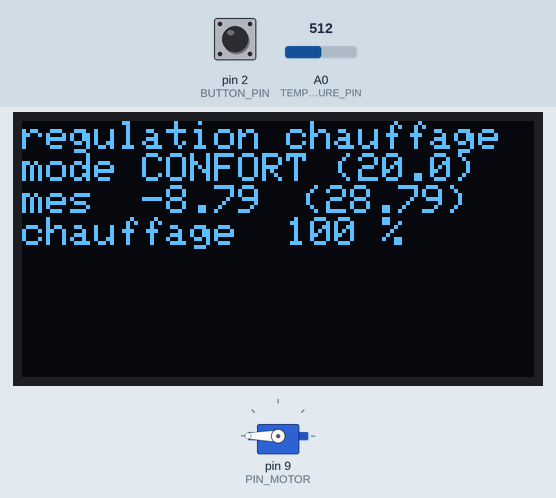
Recording of a sketch running on a simulated Arduino Nano, built with avr-gcc and run on an emulated ATmega328P. Shown: servo, 128×64 one-colour display. The test bench sets the inputs (shaded band); at power-on: pin 2 (BUTTON_PIN) LOW, A0 (TEMPERATURE_PIN) = 512. What the sketch prints to the serial monitor is not drawn.

Above: at 1.3 s.
1.4 s: pin 2 (BUTTON_PIN) pulled HIGH for 0.15 s
At 2.8 s:
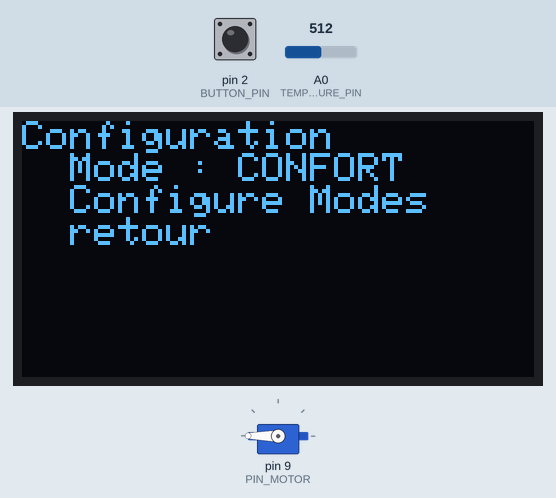
4.7 s: pin 2 (BUTTON_PIN) pulled HIGH for 0.15 s
At 5.7 s:
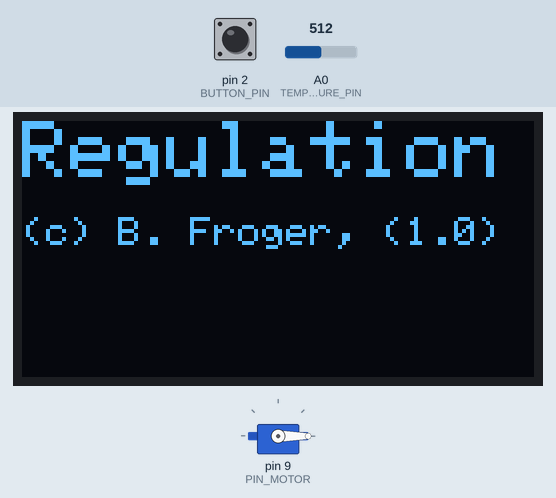
6.4 s: A0 (TEMPERATURE_PIN) set to 90
At 8.2 s:
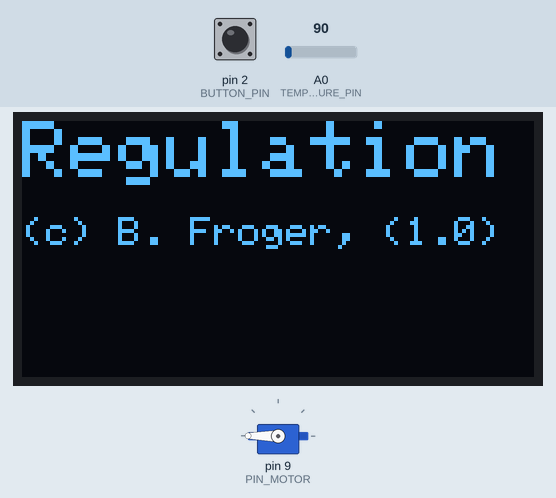
8.6 s: A0 (TEMPERATURE_PIN) set to 451
11.7 s: A0 (TEMPERATURE_PIN) set to 463
13.6 s: pin 2 (BUTTON_PIN) pulled HIGH for 0.15 s
At 14.2 s:
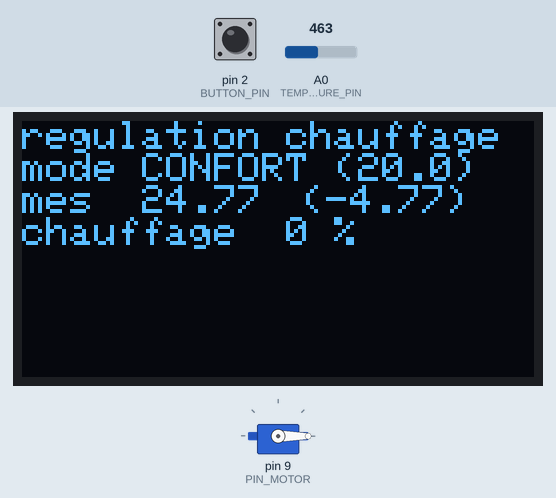
Timing chart, 0 to 16.6 s (numbered marks = the images above; inputs shaded):
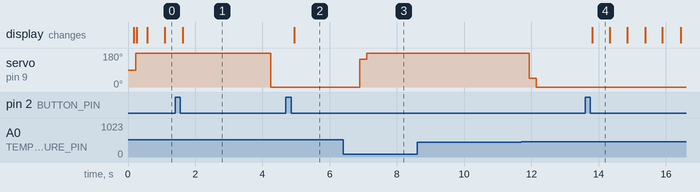

The sketch:

regulationChaudiereFuel.ino
```cpp
//
//  Regulation chaudiere fuel
//
//  Created by    : Bruno FROGER
//  creation date : 2018-12-02
//
// Pour Arduino Nano
// processeur ATMega328P (old Bootloader)
//

#include <arduino.h>
#include <Adafruit_GFX.h>
#include <Adafruit_SSD1306.h>

#include "variables.hpp"


SensorClass tempSensor;
//SensorClass consigne;
//SensorClass chaudiereSortie;
//SensorClass chaudiereRetour;
SensorClass tempExterieure;
Regulation regulation;
myDisplay display;

//*********************************************
//*
//*       S E T U P
//*
//*********************************************
void setup() {

  // initialize serial communication
  Serial.begin(38400);
  int timeoutInitSerial = 100;
  while (timeoutInitSerial-- > 0)
  {
    if (Serial)
      break;
    delay(10);
  }
  Serial.println("Serial initialized");

  tempSensor.init("tempInerieure",TEMPERATURE_PIN, TEMPERATURE_LOOP_DELAY,TEMPERATURE_NB_MOYENNE);
  //consigne.init(CONSIGNE_PIN, CONSIGNE_LOOP_DELAY, CONSIGNE_NB_MOYENNE);
  regulation.init();
  display.init();

}

//*********************************************
//*
//*       L O O P
//*
//*********************************************
void loop() {

  tempSensor.execute();
  //consigne.execute();
  regulation.execute();

  display.update();
  display.checkButton();

  delay(MAIN_LOOP_DELAY);
}
```

afficheur.cpp
```cpp
//   afficheur.cpp

#include <arduino.h>
#include "variables.hpp"

//*********************************************
//*
//*       Constructor
//*
//*********************************************
myDisplay::myDisplay()
{
}

//*********************************************
//*
//*       Destructor
//*
//*********************************************
myDisplay::~myDisplay()
{
}

//*********************************************
//*
//*       afficheurInit
//*
//*********************************************
void myDisplay::init(void){
    //Serial.println("afficheur init : debut");
    // by default, we'll generate the high voltage from the 3.3v line internally! (neat!)
    display.begin(SSD1306_SWITCHCAPVCC, 0x3C);  // initialize with the I2C addr 0x3C (for the 128x32)

    display.setTextColor(WHITE);
    buttonIsPressed = 0;
    displayMode=2;
    //Serial.println("afficheur init : fin");
}

//*********************************************
//*
//*       checkButton
//*
//*********************************************
void myDisplay::checkButton(void){
    int stateButton = digitalRead(BUTTON_PIN);
    if (stateButton == 1 && buttonIsPressed == 0){
        // le bouton est appuyé
        buttonIsPressed = 1;
        buttonPushDuration=millis();
        //Serial.println("appui bouton");
    }else if (stateButton == 0 && buttonIsPressed == 1){
        //Serial.println("bouton relaché");
        buttonIsPressed = 0;
        buttonPushDuration= millis() - buttonPushDuration;
        if (buttonPushDuration >= DUREE_APPUI_LONG){
            buttonLongPressed = true;
            Serial.println("appui long");
        } else {
            buttonLongPressed = false;
            Serial.println("appui court");
        }
        //Serial.print("Duree appui : ");
        //Serial.println(buttonPushDuration);
        if (buttonLongPressed){
            // appui long on passe a la dizaine
            displayMode = 10 * displayMode + 1;
        } else{
            // appui long on incremente de 10
            displayMode++;
        }
        Serial.print("display mode : ");
        Serial.println(displayMode);
    }
}

char tmp[10];
//*********************************************
//*
//*       AffTemperature
//*
//*********************************************
char * myDisplay::affTemperature(int valeur){
    boolean negatif = false;
    if (valeur < 0){
        valeur = -valeur;
        negatif = true;
    }
    int tmp1 = valeur / 100;
    int tmp2 = valeur - (tmp1 * 100);
    if (negatif){
        sprintf(tmp,"-%d.%d",tmp1,tmp2);
    }else{
        sprintf(tmp,"%d.%d",tmp1,tmp2);
    }
    //Serial.println(tmp);
    return tmp;
}

//*********************************************
//*
//*       DisplayValeurs
//*
//*********************************************
void myDisplay::displayValeurs(void){
    display.clearDisplay();
    int valConsigne = regulation.getModeConsigne();
    String modeName = regulation.getModeName();
    int mesure = tempSensor.getValue();
    int difference = valConsigne - mesure;
    int cdeMoteur = regulation.getCommandeChauffage();

    display.setTextSize(1);

    display.setCursor(0,0);
    display.println("regulation chauffage");

    display.setCursor(0,8);
    display.print("mode ");
    display.print(modeName);

    display.print(" (");
    display.print(affTemperature(valConsigne));
    display.println(")");

    display.setCursor(0,16);
    display.print("mes  ");
    display.println(affTemperature(mesure));

    display.setCursor(64,16);
    display.print(" (");
    display.print(affTemperature(difference));
    display.println(")");

    display.setCursor(0,24);
    display.print("chauffage  ");
    display.print(cdeMoteur);

    display.println(" %");

    display.display();
}


//*********************************************
//*
//*       DisplayBanniere
//*
//*********************************************
void myDisplay::displayBanniere(void){
    display.clearDisplay();

    display.setTextSize(2);
    display.setCursor(0,0);
    display.println("Regulation");

    display.setTextSize(1);
    display.setCursor(0,24);
    display.print("(c) B. Froger, (");
    display.print(VERSION);
    display.println(")");

    display.display();
}

//*********************************************
//*
//*       displayModeEco
//*
//*********************************************
/*void myDisplay::displayModeEco(void){
    display.clearDisplay();

    display.setTextSize(1);
    display.setCursor(0,0);
    display.println("Mode ECO");


    display.display();
}*/

//*********************************************
//*
//*       displayModeConfort
//*
//*********************************************
/*void myDisplay::displayModeConfort(void){
    display.clearDisplay();

    display.setTextSize(1);
    display.setCursor(0,0);
    display.println("Mode CONFORT");


    display.display();
}*/

//*********************************************
//*
//*       displayConfig
//*
//*********************************************
void myDisplay::displayConfig(void){
    display.clearDisplay();

    display.setTextSize(1);
    display.setCursor(0,0);
    display.println("Configuration");
    display.setCursor(0,8);
    if (displayMode == 31){
        display.print("* ");
    }else{
        display.print("  ");
    }
    display.print("Mode : ");
    display.println(regulation.getModeName());
    display.setCursor(0,16);
    if (displayMode == 32){
        display.print("* ");
    }else{
        display.print("  ");
    }
    display.println("Configure Modes");
    display.setCursor(0,24);
    if (displayMode == 33){
        display.print("* ");
    }else{
        display.print("  ");
    }
    display.println("retour");

    display.display();
}


//*********************************************
//*
//*       MenuConfigureModes
//*
//*********************************************
void myDisplay::MenuConfigureModes(void){
    display.clearDisplay();

    display.setTextSize(1);
    display.setCursor(0,0);
    display.println("Configuration");
    display.setCursor(0,8);
    if (displayMode == 321){
        display.print("* ");
    }else{
        display.print("  ");
    }
    display.println("Mode CONFORT");
    display.setCursor(0,16);
    if (displayMode == 322){
        display.print("* ");
    }else{
        display.print("  ");
    }
    display.println("Mode ECO");
    display.setCursor(0,24);
    if (displayMode == 323){
        display.print("* ");
    }else{
        display.print("  ");
    }
    display.println("retour");

    display.display();
}

//*********************************************
//*
//*       configureMode
//*
//*********************************************
void myDisplay::configureMode(int mode){
    display.clearDisplay();
    int consigne = regulation.getModeConsigne(mode);
    String nom = regulation.getModeName(mode);
    char sens = regulation.getModeSens(mode);
    int increment = regulation.getModeIncrement(mode);
    display.setTextSize(1);
    display.setCursor(0,0);
    if (displayMode == 3210){
        display.print("* ");
    }else{
        display.print("  ");
    }
    display.print("Mode ");
    display.println(nom);

    display.setCursor(0,8);
    if (displayMode == 3211){
        display.print("* ");
    }else{
        display.print("  ");
    }
    display.print("Consigne = ");
    display.println(consigne);

    display.setCursor(0,16);
    if (displayMode == 3212){
        display.print("* ");
    }else{
        display.print("  ");
    }
    display.print("sens ");
    display.println(sens);

    display.setCursor(0,24);
    if (displayMode == 3213){
        display.print("* ");
    }else{
        display.print("  ");
    }
    display.print("increment ");
    display.println(increment);

    display.display();
}

//*********************************************
//*
//*       update
//*
//*********************************************
void myDisplay::update(void){
    switch(displayMode){
        case 0 : // affichage de la banniere
            displayBanniere();
            displayMode=1;
            break;
        case 1 : // n'affiche rien si banniere affichee
            break;
        case 2 : // ecran des valeurs de regulation
            displayValeurs();
            break;
        //*********************************************
        // gestion du menu de configuration
        //*********************************************
        case 3 : // menu de configuration aucune ligne selectionnée
        case 31 : // menu de configuration ligne 1 selectionnnée
        case 32 : // menu de configuration ligne 2 selectionnnée
        case 33 : // menu de configuration ligne 3 selectionnnée
            displayConfig();
            break;
        case 34 : // en fin de menu configuration on repasse au debut
            displayMode = 31; // on repasse sur ligne 1 du menu
            break;
        case 311 : // appui long sur ligne 1 du menu de configuration (switch mode)
            // on switch la regulation du mode CONFORT (jour) au mode ECO (nuit)
            regulation.switchMode();
            displayMode=31;
            break;
        case 320 : // menu configuration des modes
        case 321 : // menu configuration des modes ligne 1 selectionnée
        case 322 : // menu configuration des modes ligne 2  selectionnée
        case 323 : // menu configuration des modes ligne 3 selectionnée
            MenuConfigureModes();
            break;
        case 324 : // fin du menu de configuration des mode ; retour en ligne 1
            displayMode = 320;
            break;
        case 331 : // appui long sur retour dans menu configuration des modes
            displayMode=3;
            break;
        //*********************************************
        // gestion du menu parametrage CONFORT
        //*********************************************
        case 3210 : // menu configuration mode CONFORT
        case 3211 : // menu configuration mode CONFORT ligne 1 selectionnée
        case 3212 : // menu configuration mode CONFORT ligne 2 selectionnée
        case 3213 : // menu configuration mode CONFORT ligne 3 selectionnée
            configureMode(MODE_CONFORT);
            break;
        case 32101 : // sortie du menu configuration mode CONFORT
            displayMode = 320;
            break;
        case 32111 : // increment ou decrement de la consigne CONFORT
            regulation.modifyConsigne(MODE_CONFORT);
            displayMode = 3211;
            break;
        case 32121 : // switch sens de progression des valeurs + <=> - du mode CONFORT
            regulation.switchModeSens(MODE_CONFORT);
            displayMode = 3212;
            break;
        case 32131 : // switch changement de l'increment du mode CONFORT
            regulation.switchModeIncrement(MODE_CONFORT);
            displayMode = 3213;
            break;
        case 3214 : // fin du menu configuration du mode CONFORT, on repasse en ligne 1
            displayMode = 3210;
            break;
        //*********************************************
        // gestion du menu parametrage ECO
        //*********************************************
        case 3220 : // menu configuration mode ECO
        case 3221 : // menu configuration mode ECO ligne 1 selectionnée
        case 3222 : // menu configuration mode ECO ligne 2 selectionnée
        case 3223 : // menu configuration mode ECO ligne 3 selectionnée
            configureMode(MODE_ECO);
            break;
        case 32201 : // sortie du menu configuration mode ECO
            displayMode = 320;
            break;
        case 32211 : // increment ou decrement de la consigne
            regulation.modifyConsigne(MODE_ECO);
            displayMode = 3221;
            break;
        case 32221 : // switch sens de progression des valeurs + <=> - du mode ECO
            regulation.switchModeSens(MODE_ECO);
            displayMode = 3222;
            break;
        case 32231 : // switch changement de l'increment du mode ECO
            regulation.switchModeIncrement(MODE_ECO);
            displayMode = 3223;
            break;
        case 3224 : // fin du menu configuration du mode ECO, on repasse en ligne 1
            displayMode = 3220;
            break;
        default:
            Serial.print("Ecran inexistant : ");
            Serial.println(displayMode);
            displayMode=0;
    }
}
```

afficheur.hpp
```cpp
//  afficheur.hpp

#ifndef __AFFICHEUR_HPP
#define __AFFICHEUR_HPP

#include <Adafruit_GFX.h>
#include <Adafruit_SSD1306.h>

class myDisplay
{
  public:
    myDisplay(void);
    ~myDisplay();
    void init(void);
    void update(void);
    void checkButton(void);

  private:

    Adafruit_SSD1306 display = Adafruit_SSD1306();
    int buttonIsPressed;
    int buttonPushDuration;
    long displayMode;
    //int displayModeNiv2;
    boolean buttonLongPressed;

    void displayValeurs(void);
    void displayBanniere(void);
    void displayConfig(void);
    //void displayModeEco(void);
    //void displayModeConfort(void);
    void MenuConfigureModes(void);
    void configureMode(int);
    char * affTemperature(int);
;};

#endif
```

defaultValue.hpp
```cpp
//
//   defaultValues.hpp
//


#ifndef __DEFAULT_VALUE
#define __DEFAULT_VALUE


//-----------------------------------------
//
// Simulation values
//
//-----------------------------------------
// uncomment next line for simulated version
//#define __SIMULATION
// temperature exterieure provisoire
#define TEMP_EXT            1000


//-----------------------------------------
//
// default values for main loop
//
//-----------------------------------------
#define MAIN_LOOP_DELAY   5
#define VERSION           "1.0"

//-----------------------------------------
//
//    default value for capteur de temperature
//
//-----------------------------------------
// broche sur laquelle est branché la sonde de temperature
#define TEMPERATURE_PIN    A0
// delay pour la boucle d'acquisition de la temperature
#ifdef __SIMULATION
    #define TEMPERATURE_LOOP_DELAY 4000
#else
    #define TEMPERATURE_LOOP_DELAY 500
#endif
// nombre de valeur pour calcul de la moyenne
#define TEMPERATURE_NB_MOYENNE  5
// temperatures extremes du capteurs de temperature
// correspondant a 0 et 1023 de la mesure analogique
#define TEMPERATURE_MIN_CATEUR  -3272
#define TEMPERATURE_MAX_CATEUR  10035

//-----------------------------------------
//
//     default value for regulation
//
//-----------------------------------------
// delay pour la boucle de regulation
#ifdef __SIMULATION
    #define REGULATION_LOOP_DELAY   2000
#else
    #define REGULATION_LOOP_DELAY   200
#endif
// seuil de declencheemnt de la regulation en centiemes de degres
#define REGULATION_SEUIL    10
// coeficient multiplicatuer de la difference de temperature
#define REGULATION_COEF     1
// differents mode de regulation ECO ou CONFORT
#define MODE_ECO            0
#define MODE_CONFORT        1
// broche sur laquelle est branché le moteur
#define PIN_MOTOR           9

//-----------------------------------------
//
//     default values for display
//
//-----------------------------------------
// broche sur laquelle est branche le bouton
#define BUTTON_PIN          2
// seuil pour considerer qu'un appui sur un
// bouton est long ou court en ms
#define DUREE_APPUI_LONG    300

#endif
```

regulation.hpp
```cpp
//
// regulation.hpp
//


#ifndef __REGULATION
#define __REGULATION

#include <arduino.h>
#include <Servo.h>
#include "defaultValue.hpp"

typedef struct {
    int consigne;
    String nom;
    char sens;
    int increment;
} modeData;

class Regulation{

public:
    Regulation(void);
    void init(void);
    void execute(void);
    int getCommandeChauffage(void);
    String getModeName(void);
    String getModeName(int);
    int getModeConsigne(void);
    int getModeConsigne(int);
    char getModeSens(int);
    int getModeIncrement(int);
    void switchMode(void);
    void switchModeSens(int);
    void switchModeIncrement(int);
    void modifyConsigne(int);

private:
    long lastExecution=0;
    int loopDelay;
    int valeurCommandeChauffage;
    int mode;
    modeData tblModes[2];
};


#endif
```

sensor.hpp
```cpp
//
//      sensor.hpp
//


#ifndef __SENSOR
#define __SENSOR

#include <arduino.h>

class SensorClass{

public:
    SensorClass(void);
    void init(String nom, int inputPin, int loopDelay, int nbMoyenne);
    int getValue(void);
    int execute(void);
    void setLoopDelay(int);

private:
    int readValue(void);
    int calculeMoyenne(int valeur);

    String name;
    int value;
    int loopDelay;
    int inputPin;
    int nbValMoyenne;
    int moyenne;
    int somme;
    long lastExecution=0;
};


#endif
```

simulation.hpp
```cpp
//
// simulation.cpp
//

#include "defaultValue.hpp"

#ifdef __SIMULATION

extern int getSimulatedValue(void);

#endif
```

Source omitted: regulation.cpp (6082 bytes), sensor.cpp (2212 bytes), simulation.cpp (2552 bytes), variables.hpp (374 bytes)

Measured:
- after the input at 1.4 s, the display: changes after 0.23 s (image 1)
- after the input at 4.7 s, the display: changes after 0.25 s (image 2)
- after the input at 6.4 s, servo on pin 9 (PIN_MOTOR): 0° → 147° after 0.50 s, → 180° 0.21 s later
- after the input at 8.6 s, every drawn part: stays the same
- after the input at 13.6 s, the display: changes after 0.22 s (image 4)
- what the display in image 4 shows lasts 0.5 s, from 13.8 s to 14.3 s
